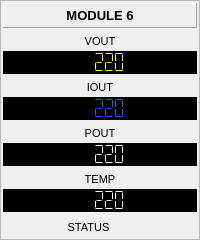
           <widget class="QFrame" name="frame_14">
            <property name="frameShape">
             <enum>QFrame::StyledPanel</enum>
            </property>
            <property name="frameShadow">
             <enum>QFrame::Raised</enum>
            </property>
            <layout class="QVBoxLayout" name="verticalLayout_79">
             <property name="spacing">
              <number>5</number>
             </property>
             <property name="leftMargin">
              <number>2</number>
             </property>
             <property name="topMargin">
              <number>2</number>
             </property>
             <property name="rightMargin">
              <number>2</number>
             </property>
             <property name="bottomMargin">
              <number>2</number>
             </property>
             <item>
              <widget class="QLabel" name="label_124">
               <property name="sizePolicy">
                <sizepolicy hsizetype="Preferred" vsizetype="Expanding">
                 <horstretch>0</horstretch>
                 <verstretch>0</verstretch>
                </sizepolicy>
               </property>
               <property name="minimumSize">
                <size>
                 <width>0</width>
                 <height>25</height>
                </size>
               </property>
               <property name="font">
                <font>
                 <pointsize>10</pointsize>
                 <weight>75</weight>
                 <bold>true</bold>
                </font>
               </property>
               <property name="frameShape">
                <enum>QFrame::Panel</enum>
               </property>
               <property name="frameShadow">
                <enum>QFrame::Raised</enum>
               </property>
               <property name="text">
                <string>MODULE 6</string>
               </property>
               <property name="alignment">
                <set>Qt::AlignCenter</set>
               </property>
              </widget>
             </item>
             <item>
              <layout class="QVBoxLayout" name="verticalLayout_80">
               <property name="spacing">
                <number>2</number>
               </property>
               <item>
                <widget class="QLabel" name="label_125">
                 <property name="sizePolicy">
                  <sizepolicy hsizetype="Preferred" vsizetype="Expanding">
                   <horstretch>0</horstretch>
                   <verstretch>0</verstretch>
                  </sizepolicy>
                 </property>
                 <property name="minimumSize">
                  <size>
                   <width>0</width>
                   <height>16</height>
                  </size>
                 </property>
                 <property name="font">
                  <font>
                   <pointsize>8</pointsize>
                  </font>
                 </property>
                 <property name="text">
                  <string>VOUT</string>
                 </property>
                 <property name="alignment">
                  <set>Qt::AlignCenter</set>
                 </property>
                </widget>
               </item>
               <item>
                <widget class="QLCDNumber" name="lcdBModule6Vout">
                 <property name="sizePolicy">
                  <sizepolicy hsizetype="Expanding" vsizetype="Expanding">
                   <horstretch>0</horstretch>
                   <verstretch>0</verstretch>
                  </sizepolicy>
                 </property>
                 <property name="minimumSize">
                  <size>
                   <width>0</width>
                   <height>22</height>
                  </size>
                 </property>
                 <property name="styleSheet">
                  <string notr="true">color: rgb(255, 255, 0);
background-color: rgb(0, 0, 0);</string>
                 </property>
                 <property name="frameShape">
                  <enum>QFrame::StyledPanel</enum>
                 </property>
                 <property name="smallDecimalPoint">
                  <bool>false</bool>
                 </property>
                 <property name="digitCount">
                  <number>5</number>
                 </property>
                 <property name="segmentStyle">
                  <enum>QLCDNumber::Flat</enum>
                 </property>
                 <property name="value" stdset="0">
                  <double>220.000000000000000</double>
                 </property>
                 <property name="intValue" stdset="0">
                  <number>220</number>
                 </property>
                </widget>
               </item>
              </layout>
             </item>
             <item>
              <layout class="QVBoxLayout" name="verticalLayout_81">
               <property name="spacing">
                <number>2</number>
               </property>
               <item>
                <widget class="QLabel" name="label_126">
                 <property name="sizePolicy">
                  <sizepolicy hsizetype="Preferred" vsizetype="Expanding">
                   <horstretch>0</horstretch>
                   <verstretch>0</verstretch>
                  </sizepolicy>
                 </property>
                 <property name="minimumSize">
                  <size>
                   <width>0</width>
                   <height>16</height>
                  </size>
                 </property>
                 <property name="font">
                  <font>
                   <pointsize>8</pointsize>
                  </font>
                 </property>
                 <property name="text">
                  <string>IOUT</string>
                 </property>
                 <property name="alignment">
                  <set>Qt::AlignCenter</set>
                 </property>
                </widget>
               </item>
               <item>
                <widget class="QLCDNumber" name="lcdBModule6Iout">
                 <property name="sizePolicy">
                  <sizepolicy hsizetype="Expanding" vsizetype="Expanding">
                   <horstretch>0</horstretch>
                   <verstretch>0</verstretch>
                  </sizepolicy>
                 </property>
                 <property name="minimumSize">
                  <size>
                   <width>0</width>
                   <height>22</height>
                  </size>
                 </property>
                 <property name="styleSheet">
                  <string notr="true">color: rgb(20, 100, 255);
background-color: rgb(0, 0, 0);</string>
                 </property>
                 <property name="frameShape">
                  <enum>QFrame::StyledPanel</enum>
                 </property>
                 <property name="smallDecimalPoint">
                  <bool>false</bool>
                 </property>
                 <property name="digitCount">
                  <number>5</number>
                 </property>
                 <property name="segmentStyle">
                  <enum>QLCDNumber::Flat</enum>
                 </property>
                 <property name="value" stdset="0">
                  <double>220.000000000000000</double>
                 </property>
                 <property name="intValue" stdset="0">
                  <number>220</number>
                 </property>
                </widget>
               </item>
              </layout>
             </item>
             <item>
              <layout class="QVBoxLayout" name="verticalLayout_82">
               <property name="spacing">
                <number>2</number>
               </property>
               <item>
                <widget class="QLabel" name="label_127">
                 <property name="sizePolicy">
                  <sizepolicy hsizetype="Preferred" vsizetype="Expanding">
                   <horstretch>0</horstretch>
                   <verstretch>0</verstretch>
                  </sizepolicy>
                 </property>
                 <property name="minimumSize">
                  <size>
                   <width>0</width>
                   <height>16</height>
                  </size>
                 </property>
                 <property name="font">
                  <font>
                   <pointsize>8</pointsize>
                  </font>
                 </property>
                 <property name="text">
                  <string>POUT</string>
                 </property>
                 <property name="alignment">
                  <set>Qt::AlignCenter</set>
                 </property>
                </widget>
               </item>
               <item>
                <widget class="QLCDNumber" name="lcdBModule6Pout">
                 <property name="sizePolicy">
                  <sizepolicy hsizetype="Expanding" vsizetype="Expanding">
                   <horstretch>0</horstretch>
                   <verstretch>0</verstretch>
                  </sizepolicy>
                 </property>
                 <property name="minimumSize">
                  <size>
                   <width>0</width>
                   <height>22</height>
                  </size>
                 </property>
                 <property name="styleSheet">
                  <string notr="true">color: rgb(255, 255, 255);
background-color: rgb(0, 0, 0);</string>
                 </property>
                 <property name="frameShape">
                  <enum>QFrame::StyledPanel</enum>
                 </property>
                 <property name="smallDecimalPoint">
                  <bool>false</bool>
                 </property>
                 <property name="digitCount">
                  <number>5</number>
                 </property>
                 <property name="segmentStyle">
                  <enum>QLCDNumber::Flat</enum>
                 </property>
                 <property name="value" stdset="0">
                  <double>220.000000000000000</double>
                 </property>
                 <property name="intValue" stdset="0">
                  <number>220</number>
                 </property>
                </widget>
               </item>
              </layout>
             </item>
             <item>
              <layout class="QVBoxLayout" name="verticalLayout_83">
               <property name="spacing">
                <number>2</number>
               </property>
               <item>
                <widget class="QLabel" name="label_128">
                 <property name="sizePolicy">
                  <sizepolicy hsizetype="Preferred" vsizetype="Expanding">
                   <horstretch>0</horstretch>
                   <verstretch>0</verstretch>
                  </sizepolicy>
                 </property>
                 <property name="minimumSize">
                  <size>
                   <width>0</width>
                   <height>16</height>
                  </size>
                 </property>
                 <property name="font">
                  <font>
                   <pointsize>8</pointsize>
                  </font>
                 </property>
                 <property name="text">
                  <string>TEMP</string>
                 </property>
                 <property name="alignment">
                  <set>Qt::AlignCenter</set>
                 </property>
                </widget>
               </item>
               <item>
                <widget class="QLCDNumber" name="lcdBModule6Temp">
                 <property name="sizePolicy">
                  <sizepolicy hsizetype="Expanding" vsizetype="Expanding">
                   <horstretch>0</horstretch>
                   <verstretch>0</verstretch>
                  </sizepolicy>
                 </property>
                 <property name="minimumSize">
                  <size>
                   <width>0</width>
                   <height>22</height>
                  </size>
                 </property>
                 <property name="styleSheet">
                  <string notr="true">color: rgb(255, 255, 255);
background-color: rgb(0, 0, 0);</string>
                 </property>
                 <property name="frameShape">
                  <enum>QFrame::StyledPanel</enum>
                 </property>
                 <property name="smallDecimalPoint">
                  <bool>false</bool>
                 </property>
                 <property name="digitCount">
                  <number>5</number>
                 </property>
                 <property name="segmentStyle">
                  <enum>QLCDNumber::Flat</enum>
                 </property>
                 <property name="value" stdset="0">
                  <double>220.000000000000000</double>
                 </property>
                 <property name="intValue" stdset="0">
                  <number>220</number>
                 </property>
                </widget>
               </item>
              </layout>
             </item>
             <item>
              <layout class="QHBoxLayout" name="horizontalLayout_24">
               <property name="spacing">
                <number>3</number>
               </property>
               <item>
                <widget class="QLabel" name="label_129">
                 <property name="minimumSize">
                  <size>
                   <width>0</width>
                   <height>20</height>
                  </size>
                 </property>
                 <property name="maximumSize">
                  <size>
                   <width>16777215</width>
                   <height>20</height>
                  </size>
                 </property>
                 <property name="font">
                  <font>
                   <pointsize>8</pointsize>
                  </font>
                 </property>
                 <property name="text">
                  <string>STATUS</string>
                 </property>
                 <property name="alignment">
                  <set>Qt::AlignCenter</set>
                 </property>
                </widget>
               </item>
               <item>
                <widget class="QLabel" name="lblBModule6Sta">
                 <property name="minimumSize">
                  <size>
                   <width>20</width>
                   <height>20</height>
                  </size>
                 </property>
                 <property name="maximumSize">
                  <size>
                   <width>20</width>
                   <height>20</height>
                  </size>
                 </property>
                 <property name="font">
                  <font>
                   <pointsize>8</pointsize>
                  </font>
                 </property>
                 <property name="text">
                  <string/>
                 </property>
                 <property name="alignment">
                  <set>Qt::AlignCenter</set>
                 </property>
                </widget>
               </item>
              </layout>
             </item>
            </layout>
           </widget>
